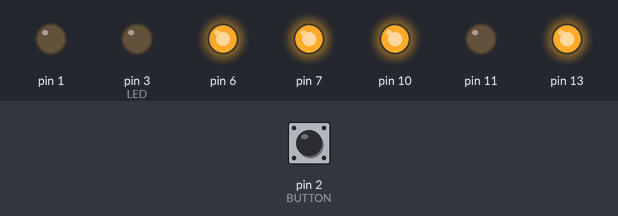
A sketch run on a simulated Arduino Uno, built with avr-gcc and run on an emulated ATmega328P. Parts: output pins drawn as LEDs (lit = HIGH). Inputs (shaded band) come from the test bench; at power-on: pin 2 (BUTTON) LOW.

Above: at 1.2 s.
1.3 s: pin 2 (BUTTON) pulled HIGH for 0.15 s
At 1.37 s:
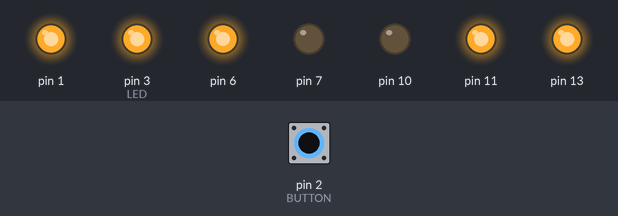
2.9 s: pin 2 (BUTTON) pulled HIGH for 3.2 s
At 6.5 s:
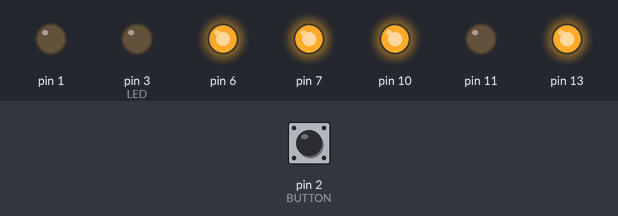
Timing chart, 0 to 8.0 s (numbered marks = the images above; inputs shaded):
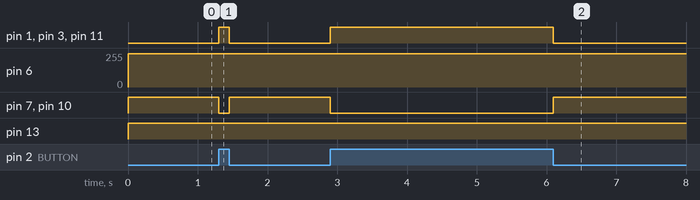

The sketch:

motor_reverse_2.ino
```cpp
const int BUTTON = 2;
const int LED = 3;
int BUTTONstate = 0;

void setup()
{
  pinMode(BUTTON,INPUT);
  pinMode(LED,OUTPUT);
  pinMode(11,OUTPUT);
  pinMode(10,OUTPUT);
  pinMode(6,OUTPUT);
  pinMode(1,OUTPUT);
  pinMode(7,OUTPUT);
  pinMode(13,OUTPUT);

}
void loop()
{
  BUTTONstate = digitalRead(BUTTON);
  if(BUTTONstate == HIGH)
  {

    analogWrite(6, 250);
    digitalWrite(11, HIGH);
    digitalWrite(10,LOW);

    analogWrite(13, 250);
    digitalWrite(1, HIGH);
    digitalWrite(7,LOW);

    digitalWrite(3,HIGH);

  }
  else
  {
    analogWrite(6, 250);
    digitalWrite(11, LOW);
    digitalWrite(10,HIGH);

    analogWrite(13, 250);
    digitalWrite(1, LOW);
    digitalWrite(7,HIGH);

    digitalWrite(3,LOW);
  }
}
```

Measured:
- after the input at 1.3 s, pin 1, pin 3 (LED), pin 11: LOW → HIGH at once, → LOW 0.15 s later; pin 7, pin 10: HIGH → LOW at once, → HIGH 0.15 s later
- after the input at 2.9 s, pin 1, pin 3 (LED), pin 11: LOW → HIGH at once, → LOW 3.2 s later; pin 7, pin 10: HIGH → LOW at once, → HIGH 3.2 s later
